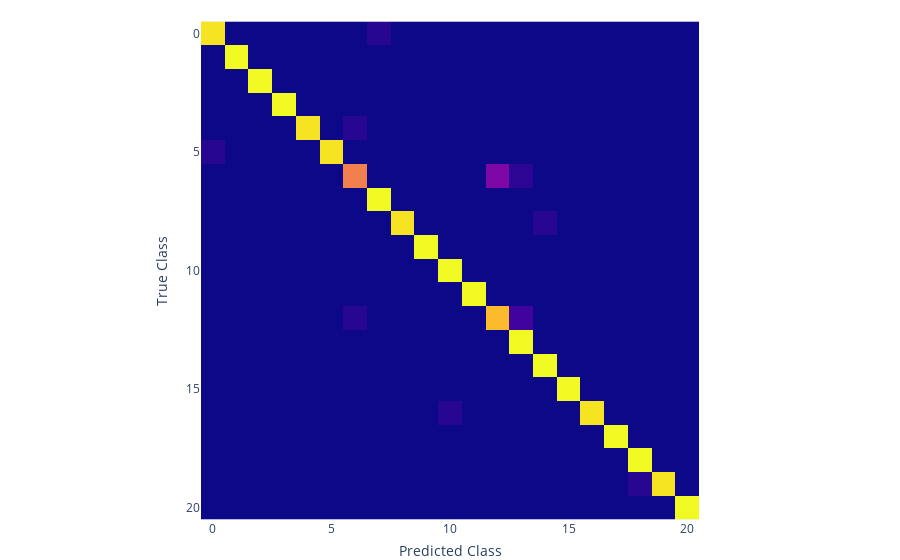

The cell this chart's notebook holds for it:
### Markdown cell above
# Plot confusion matrix Satellital Datasets

### Code cell
#pip install -U kaleido

import pandas as pd

def plot_cm(df, save_name):
    
    df_cm = df.copy()
    
    #Normalize confusion matrix
    import numpy as np
    cm = df_cm["cm"][0]
    cm = cm.astype('float') / cm.sum(axis=1)[:, np.newaxis]
    cm = np.round(cm, 2)
    
    import plotly.express as px
    fig = px.imshow(cm,
                    labels=dict(x="Predicted Class", y="True Class", 
                                #color="Probability (%)"
                               ),
                    #x=labels,
                    #y=labels,
                    #color_continuous_scale=px.colors.sequential.Blues
                )

    fig.update_layout(autosize=True, margin={'l': 0, 'r': 0, 't': 20, 'b': 0})
    fig.update_layout(coloraxis_showscale=False)

    fig.write_image(save_name)
    fig.show()

### Figure 1 — Plotly figure (JSON) as saved in the notebook; plotly's stock layout.template omitted (floating-point values rounded to 4 significant figures; data arrays with more than 128 entries replaced by an {"elided": "..."} marker saying what was removed)
{"data": [{"coloraxis": "coloraxis", "hovertemplate": "Predicted Class: %{x}<br>True Class: %{y}<br>color: %{z}<extra></extra>", "type": "heatmap", "z": {"elided": "21x21 float values"}}], "layout": {"autosize": true, "coloraxis": {"colorscale": [[0, "#0d0887"], [0.1111, "#46039f"], [0.2222, "#7201a8"], [0.3333, "#9c179e"], [0.4444, "#bd3786"], [0.5556, "#d8576b"], [0.6667, "#ed7953"], [0.7778, "#fb9f3a"], [0.8889, "#fdca26"], [1, "#f0f921"]], "showscale": false}, "margin": {"b": 0, "l": 0, "r": 0, "t": 20}, "xaxis": {"constrain": "domain", "scaleanchor": "y", "title": {"text": "Predicted Class"}}, "yaxis": {"autorange": "reversed", "constrain": "domain", "title": {"text": "True Class"}}}}
